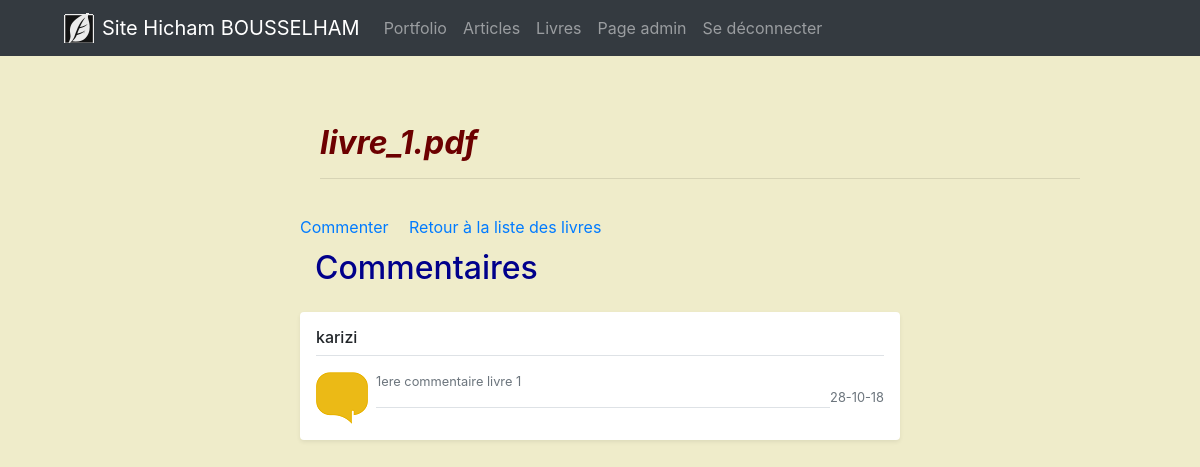
Screenshot of /pageBook.php?id=5&idBook=1 (signed in) with the database file from the repository.
### tables this page shows
CREATE TABLE `books` (
  `idBook` int(11) NOT NULL,
  `nameBook` varchar(255) NOT NULL,
  `bookUrl` varchar(255) NOT NULL,
  `id` int(11) NOT NULL
);

CREATE TABLE `comments` (
  `idComment` int(11) NOT NULL,
  `comment` text NOT NULL,
  `date` datetime NOT NULL,
  `idTypeComment` int(11) NOT NULL
);

CREATE TABLE `users` (
  `id` int(11) NOT NULL,
  `name` varchar(255) NOT NULL,
  `pseudo` varchar(250) NOT NULL,
  `email` varchar(250) NOT NULL,
  `password` varchar(250) NOT NULL,
  `confirmed_at` datetime DEFAULT NULL,
  `idType` int(11) NOT NULL
);

### pageBook.php (called while the page is built, shortened)
<?php
require('config/database.php');
require('includes/functions.php');
if (!isset($_GET['idBook']) || !is_numeric($_GET['idBook'])){
    header("Location:books.php");
}else{
    extract($_GET);
    $idBook = strip_tags($idBook);
    $book = getBook($idBook);
}
require ('views/pageBook.view.php');

### includes/functions.php (called while the page is built, shortened)
<?php
if(!function_exists('e')){
    function e($string){
        if($string){
            return htmlspecialchars($string);
        }
    }
}
if(!function_exists('get_session')){
    function get_session($key){
        if($key){
            return !empty($_SESSION[$key])
                ? e($_SESSION[$key])
                : null;
    }
    }
}
function getBook($idBook){
    global $db;
    $q = $db->prepare('SELECT * FROM books WHERE idBook = ?');
    $q->execute(array($idBook));
    if($q->rowCount() == 1){
        $data = $q->fetch(PDO::FETCH_OBJ);
        return $data;
    }else{
        header('location: pageBook.php');
        $q->closeCursor();
    }
}
function getCommentsBook($idBook){
    global $db;
    $q = $db->prepare('SELECT * FROM comments
            inner join commenter on comments.idComment = commenter.idComment
            inner join users on  commenter.id = users.id
            where commenter.idBook = :idBook
            ORDER BY comments.idComment DESC ');
    $q->execute([
        'idBook' => $idBook
    ]);
    $data = $q->fetchAll(PDO::FETCH_OBJ);
    return $data;
}

### views/pageBook.view.php (the view, shortened to what this page needs)
<?php $title = "Page de livre";
    include ('partials/_header.php');
?>
    <div class="row">
        <div class="col-3"></div>
        <div class="card-body col-8">
            <h2 class="card-title1 mt-5"><?= $book->nameBook; ?></h2>
            <hr />
        </div>
    </div>
    <div class="row">
        <div class="col-3"></div>
        <form action="pageBook.php?id=<?= get_session('user_id') ?>&idBook=<?= $book->idBook ?>" method = "post">
            <div>
                <a href="" data-toggle="modal" data-target="#exampleModalCenter" class="mr-3">Commenter</a>
                <a href="books.php?id=<?= get_session('user_id') ?>">Retour à la liste des livres</a>
            </div>
        </form>
    </div>
    <div class="row">
        <div class="col-3"></div>
        <h2 class="col-8"id="commentaires">Commentaires</h2>
    </div>
<?php $comments = getCommentsBook($book->idBook ); ?>
<?php foreach($comments as $com):
    $date =  strtotime($com->date);
    $date = date("d-m-y", $date);
    ?>
    <div class="row">
        <div class="col-3"></div>
        <div class="my-3 p-3 bg-white rounded shadow-sm mb-2 col-6" >
            <h6 class="border-bottom border-gray pb-2 mb-0"><?= $com->pseudo ?></h6>
            <div class="media text-muted pt-3">
                <img src="assets/images/comment.png" alt="" class="mr-2 rounded">
                <p class="media-body pb-3 mb-0 small lh-125 border-bottom border-gray"><?= $com->comment ?></p>
                <div>
                    <small class="d-block text-right mt-3"><?= $date ?></small>
                </div>
            </div>
        </div>
    </div>
<?php endforeach; ?>
<?php require 'partials/_footer.php' ?>

### assets/css/main.css (style rules this page uses)
body { background-color: #EFECCA; }
#commentaires { color: #00008B; margin-top: 10px; }
.card-body h2 { font-style: italic; Font-Weight: Bold; color: #6c0000; }

### rows the page displays
books: nameBook "livre_1.pdf"
comments: users.pseudo "karizi", comment "1ere commentaire livre 1", date "28-10-18"
